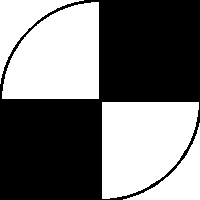
#> input picture beacon_drawn.jpg, 200 x 200 px, found by its file name
$ python my_cv.py   (older library calls are emulated)
#> lines starting #> are read from the running program, lines starting #| are printed output that depends on the picture; after the words box and inside, x2 and y2 are one past the last pixel; in counts of white or black regions, pixels touching at a corner belong together
import cv2
import numpy as np

# Load the image of the beacon you want to track
beacon_image_path = 'D:\\github\\ComputerVision-OpenCV\\myscript\\beacon_drawn.jpg'
beacon_template = cv2.imread(beacon_image_path, 0)  # Load in grayscale
#> beacon_template is the input picture: shape (200, 200); min 0, max 255, mean 118.4

if beacon_template is None:
    raise ValueError(f"The image at {beacon_image_path} could not be loaded. Check the file path and integrity.")

cap = cv2.VideoCapture(0)

while True:
    ret, frame = cap.read()
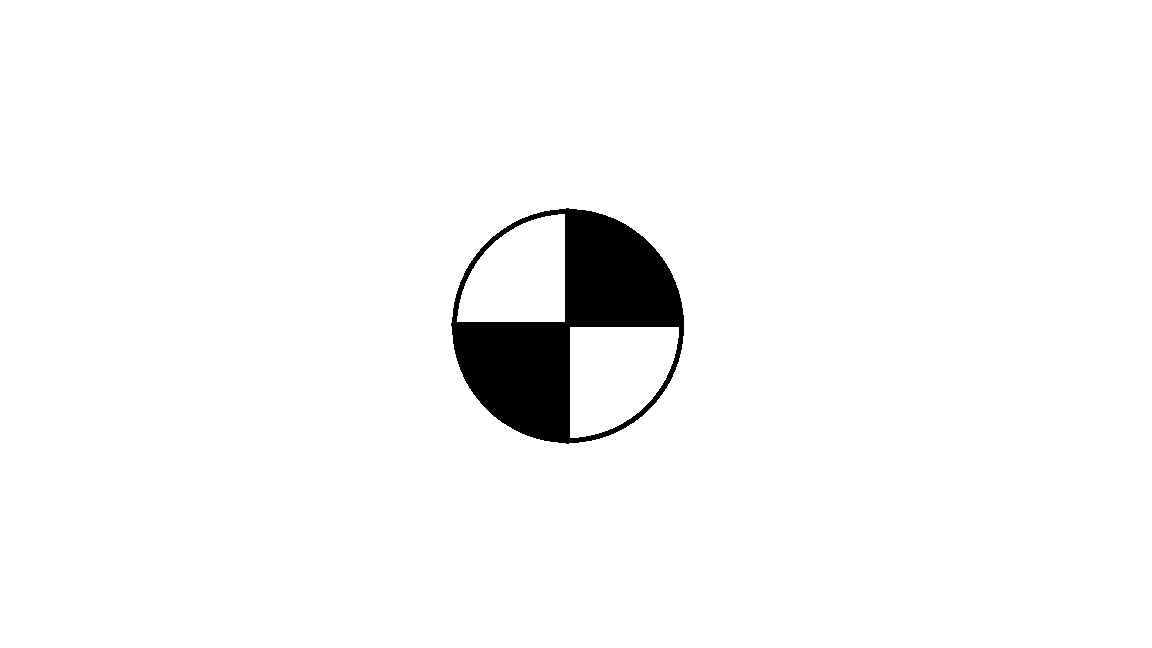
#> input picture beacon.jpg, 1152 x 648 px, given in place of the camera
#> frame is the input picture: shape (648, 1152, 3); min 0, max 255, mean 246.7
    if not ret:
        break

    gray_frame = cv2.cvtColor(frame, cv2.COLOR_BGR2GRAY)
    res = cv2.matchTemplate(gray_frame, beacon_template, cv2.TM_CCOEFF_NORMED)
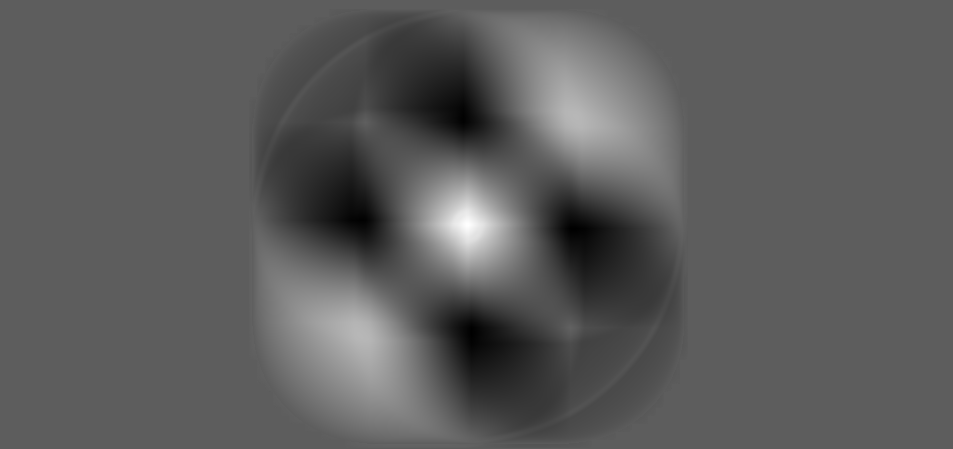
#> res: shape (449, 953) float32; min -0.484, max 0.841, mean -0.00431; drawn with min black and max white
    min_val, max_val, min_loc, max_loc = cv2.minMaxLoc(res)
#> min_val = -0.484; max_val = 0.841; min_loc = (573, 228); max_loc = (468, 225)

    if max_val >= 0.7:  # Adjust this threshold as necessary
        w, h = beacon_template.shape[::-1]
#> w = 200; h = 200
        cv2.rectangle(frame, max_loc, (max_loc[0] + w, max_loc[1] + h), (0, 255, 255), 2)
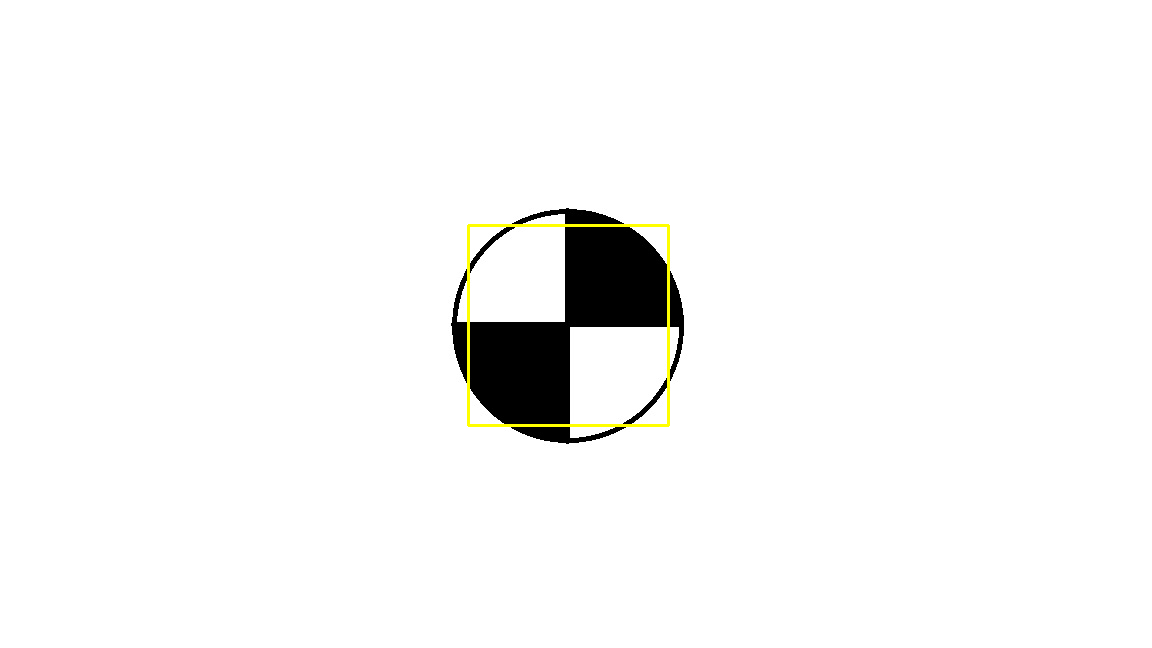
#> frame: shape (648, 1152, 3); 0.32% of pixels changed, all inside (x1, y1, x2, y2) = (467, 224, 670, 427)

    # Display the resulting frame with detections
    cv2.imshow('Object Tracking', frame)

    # If you want to show the match confidence map, normalize the result first
    # This step converts the match result to a visual format that's easier to see
    res_display = cv2.normalize(res, None, 0, 255, cv2.NORM_MINMAX, cv2.CV_8U)
    cv2.imshow('Template Matching Confidence Map', res_display)

    if cv2.waitKey(1) & 0xFF == ord('q'):
#> (key q is pressed here)
        break

cap.release()
cv2.destroyAllWindows()
